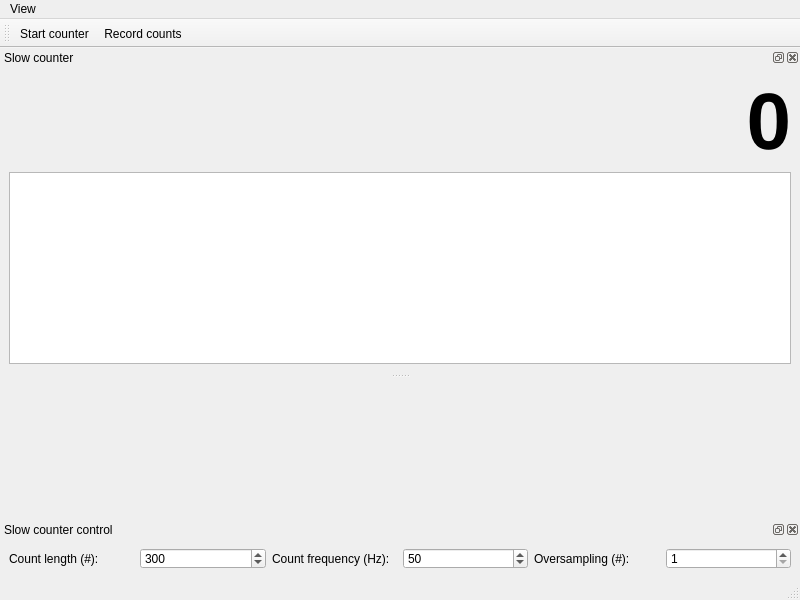
<?xml version="1.0" encoding="UTF-8"?>
<ui version="4.0">
 <class>MainWindow</class>
 <widget class="QMainWindow" name="MainWindow">
  <property name="geometry">
   <rect>
    <x>0</x>
    <y>0</y>
    <width>800</width>
    <height>600</height>
   </rect>
  </property>
  <property name="windowTitle">
   <string>Slow Counter</string>
  </property>
  <widget class="QWidget" name="centralwidget"/>
  <widget class="QMenuBar" name="menubar">
   <property name="geometry">
    <rect>
     <x>0</x>
     <y>0</y>
     <width>800</width>
     <height>20</height>
    </rect>
   </property>
   <widget class="QMenu" name="menuView">
    <property name="title">
     <string>View</string>
    </property>
    <addaction name="slow_counter_view_Action"/>
    <addaction name="slow_counter_control_view_Action"/>
   </widget>
   <addaction name="menuView"/>
  </widget>
  <widget class="QStatusBar" name="statusbar"/>
  <widget class="QDockWidget" name="counter_trace_DockWidget">
   <property name="windowTitle">
    <string>Slow counter</string>
   </property>
   <attribute name="dockWidgetArea">
    <number>4</number>
   </attribute>
   <widget class="QWidget" name="dockWidgetContents">
    <layout class="QVBoxLayout" name="verticalLayout">
     <item>
      <widget class="QLabel" name="count_value_Label">
       <property name="font">
        <font>
         <pointsize>60</pointsize>
         <weight>75</weight>
         <bold>true</bold>
        </font>
       </property>
       <property name="text">
        <string>0</string>
       </property>
       <property name="alignment">
        <set>Qt::AlignRight|Qt::AlignTrailing|Qt::AlignVCenter</set>
       </property>
      </widget>
     </item>
     <item>
      <widget class="PlotWidget" name="counter_trace_PlotWidget"/>
     </item>
    </layout>
   </widget>
  </widget>
  <widget class="QDockWidget" name="slow_counter_control_DockWidget">
   <property name="maximumSize">
    <size>
     <width>524287</width>
     <height>58</height>
    </size>
   </property>
   <property name="windowTitle">
    <string>Slow counter control</string>
   </property>
   <attribute name="dockWidgetArea">
    <number>8</number>
   </attribute>
   <widget class="QWidget" name="dockWidgetContents_2">
    <layout class="QHBoxLayout" name="horizontalLayout">
     <item>
      <widget class="QLabel" name="label">
       <property name="text">
        <string>Count length (#):</string>
       </property>
      </widget>
     </item>
     <item>
      <widget class="QSpinBox" name="count_length_SpinBox">
       <property name="minimum">
        <number>1</number>
       </property>
       <property name="maximum">
        <number>1000000</number>
       </property>
       <property name="singleStep">
        <number>10</number>
       </property>
       <property name="value">
        <number>300</number>
       </property>
      </widget>
     </item>
     <item>
      <widget class="QLabel" name="label_2">
       <property name="text">
        <string>Count frequency (Hz):</string>
       </property>
      </widget>
     </item>
     <item>
      <widget class="QSpinBox" name="count_freq_SpinBox">
       <property name="minimum">
        <number>1</number>
       </property>
       <property name="maximum">
        <number>1000000</number>
       </property>
       <property name="singleStep">
        <number>10</number>
       </property>
       <property name="value">
        <number>50</number>
       </property>
      </widget>
     </item>
     <item>
      <widget class="QLabel" name="label_3">
       <property name="toolTip">
        <string>If bigger than 1, the number of samples is averaged over the given number and then displayed. 
Use for extremely fast counting, since all the raw data is saved. 
Timestamps in oversampling interval are all equal to the averaging time.</string>
       </property>
       <property name="text">
        <string>Oversampling (#):</string>
       </property>
      </widget>
     </item>
     <item>
      <widget class="QSpinBox" name="oversampling_SpinBox">
       <property name="toolTip">
        <string>If bigger than 1, the number of samples is averaged over the given number and then displayed. 
Use for extremely fast counting, since all the raw data is saved. 
Timestamps in oversampling interval are all equal to the averaging time.</string>
       </property>
       <property name="minimum">
        <number>1</number>
       </property>
       <property name="maximum">
        <number>10000</number>
       </property>
       <property name="value">
        <number>1</number>
       </property>
      </widget>
     </item>
    </layout>
   </widget>
  </widget>
  <widget class="QToolBar" name="toolBar">
   <property name="windowTitle">
    <string>toolBar</string>
   </property>
   <property name="toolButtonStyle">
    <enum>Qt::ToolButtonTextUnderIcon</enum>
   </property>
   <attribute name="toolBarArea">
    <enum>TopToolBarArea</enum>
   </attribute>
   <attribute name="toolBarBreak">
    <bool>false</bool>
   </attribute>
   <addaction name="start_counter_Action"/>
   <addaction name="record_counts_Action"/>
  </widget>
  <action name="start_counter_Action">
   <property name="checkable">
    <bool>true</bool>
   </property>
   <property name="icon">
    <iconset theme="start_counter">
     <normaloff> </normaloff> </iconset>
   </property>
   <property name="text">
    <string>Start counter</string>
   </property>
   <property name="toolTip">
    <string>Start the counter</string>
   </property>
  </action>
  <action name="record_counts_Action">
   <property name="checkable">
    <bool>true</bool>
   </property>
   <property name="icon">
    <iconset theme="record_counter">
     <normaloff> </normaloff> </iconset>
   </property>
   <property name="text">
    <string>Record counts</string>
   </property>
   <property name="toolTip">
    <string>Save count trace to file</string>
   </property>
  </action>
  <action name="slow_counter_view_Action">
   <property name="checkable">
    <bool>true</bool>
   </property>
   <property name="text">
    <string>Slow counter</string>
   </property>
   <property name="toolTip">
    <string>Show the Slow counter</string>
   </property>
  </action>
  <action name="slow_counter_control_view_Action">
   <property name="checkable">
    <bool>true</bool>
   </property>
   <property name="text">
    <string>Slow counter control</string>
   </property>
   <property name="toolTip">
    <string>Show Slow counter control</string>
   </property>
  </action>
 </widget>
 <customwidgets>
  <customwidget>
   <class>PlotWidget</class>
   <extends>QGraphicsView</extends>
   <header>pyqtgraph.h</header>
  </customwidget>
 </customwidgets>
 <resources/>
 <connections>
  <connection>
   <sender>slow_counter_view_Action</sender>
   <signal>triggered(bool)</signal>
   <receiver>counter_trace_DockWidget</receiver>
   <slot>setVisible(bool)</slot>
   <hints>
    <hint type="sourcelabel">
     <x>-1</x>
     <y>-1</y>
    </hint>
    <hint type="destinationlabel">
     <x>399</x>
     <y>136</y>
    </hint>
   </hints>
  </connection>
  <connection>
   <sender>counter_trace_DockWidget</sender>
   <signal>visibilityChanged(bool)</signal>
   <receiver>slow_counter_view_Action</receiver>
   <slot>setChecked(bool)</slot>
   <hints>
    <hint type="sourcelabel">
     <x>399</x>
     <y>136</y>
    </hint>
    <hint type="destinationlabel">
     <x>-1</x>
     <y>-1</y>
    </hint>
   </hints>
  </connection>
  <connection>
   <sender>slow_counter_control_view_Action</sender>
   <signal>triggered(bool)</signal>
   <receiver>slow_counter_control_DockWidget</receiver>
   <slot>setVisible(bool)</slot>
   <hints>
    <hint type="sourcelabel">
     <x>-1</x>
     <y>-1</y>
    </hint>
    <hint type="destinationlabel">
     <x>399</x>
     <y>551</y>
    </hint>
   </hints>
  </connection>
  <connection>
   <sender>slow_counter_control_DockWidget</sender>
   <signal>visibilityChanged(bool)</signal>
   <receiver>slow_counter_control_view_Action</receiver>
   <slot>setChecked(bool)</slot>
   <hints>
    <hint type="sourcelabel">
     <x>399</x>
     <y>551</y>
    </hint>
    <hint type="destinationlabel">
     <x>-1</x>
     <y>-1</y>
    </hint>
   </hints>
  </connection>
 </connections>
</ui>
